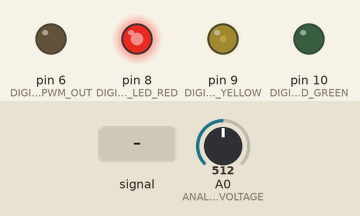
Bench run of a sketch on a simulated Arduino Uno, built with avr-gcc and run on an emulated ATmega328P. Shown: output pins drawn as LEDs (lit = HIGH). The test bench sets the inputs (shaded band); at power-on: A0 (ANALOG_PIN_FEEDBACK_VOLTAGE) = 512.

Above: at 1.2 s.
1.3 s: A0 (ANALOG_PIN_FEEDBACK_VOLTAGE) fed a 200 Hz sine of ±460 counts around its level
At 1.7 s:
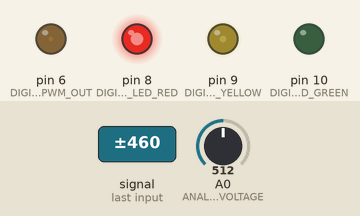
3.3 s: A0 (ANALOG_PIN_FEEDBACK_VOLTAGE) set to 122
At 4.1 s:
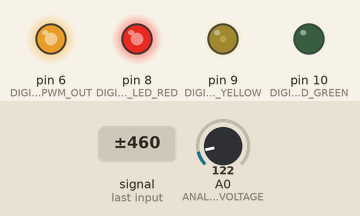
Timing chart, 0 to 6.3 s (numbered marks = the images above; inputs shaded):
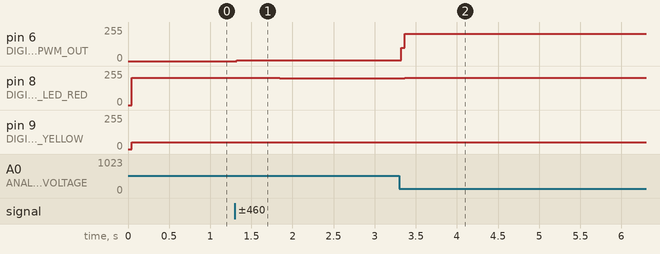

Measured:
- after the input at 1.3 s, pin 6 (DIGITAL_PIN_PWM_OUT): 0/255 → 6/255 at once; pin 8 (DIGITAL_PIN_LED_RED): 206/255 → 200/255 after 0.54 s
- after the input at 3.3 s, pin 6 (DIGITAL_PIN_PWM_OUT): 6/255 → 204/255 at once; pin 8 (DIGITAL_PIN_LED_RED): 200/255 → 206/255 after 0.06 s

The sketch:

ArduinoBoostConverter.ino
```cpp
// Includes, etc.

// void ConstantVoltage(float);
// float ReadOutputVoltage(void);

// #define _DEBUG_    1

// Define the input & output pins we are going to use

#define DIGITAL_PIN_PWM_OUT           6
#define ANALOG_PIN_FEEDBACK_VOLTAGE   0

#define DIGITAL_PIN_LED_RED           8
#define DIGITAL_PIN_LED_YELLOW        9
#define DIGITAL_PIN_LED_GREEN         10

// LED helpers

#define RedLED() {digitalWrite(DIGITAL_PIN_LED_RED, true); digitalWrite(DIGITAL_PIN_LED_YELLOW, false); digitalWrite(DIGITAL_PIN_LED_GREEN, false);}
#define YellowLED() {digitalWrite(DIGITAL_PIN_LED_RED, false); digitalWrite(DIGITAL_PIN_LED_YELLOW, true); digitalWrite(DIGITAL_PIN_LED_GREEN, false);}
#define GreenLED() {digitalWrite(DIGITAL_PIN_LED_RED, false); digitalWrite(DIGITAL_PIN_LED_YELLOW, false); digitalWrite(DIGITAL_PIN_LED_GREEN, true);}

// It is a good idea to limit the duty cycle that is driving the transistor charging the inductor
// A duty cycle of 100% (255) would create a short circuit
// We are going to limit at around 80%: 255/100*80 = 204
//
// 100% -> 255
// 90%  -> 229.5
// 80%  -> 204
// 70%  -> 178.5
// 60%  -> 153
// 50%  -> 127.5
// ...

#define PWM_MAX      204

// ... and a value to start with

#define PWM_START    0

// The constant voltage we want to see

#define TARGET_VOLTAGE       12.0

// The output voltage is measured using a 15:1 voltage divider feeding back data to analog pin 0
// It does not hurt to specify the exact resistor values, if you want to sync theory and real world data coming from your multimeter

#define VOLTAGE_DIVIDER_R1    140000.0    // 150,000
#define VOLTAGE_DIVIDER_R2    9840.0      // 10,000

#define VOLTAGE_MULTIPLIER (VOLTAGE_DIVIDER_R1 / VOLTAGE_DIVIDER_R2)

// Maximum voltage we can feed to our analog inputs ...

#define MAXIMUM_ADC_VOLTAGE  5.0

// ... and the maximum value from the ADC

#define MAXIMUM_ADC_VALUE    1023.0

// Minimum voltage delta we can detect at the ADC

#define MINIMUM_ADC_VOLTAGE_DELTA  (MAXIMUM_ADC_VOLTAGE / MAXIMUM_ADC_VALUE)

// And the minimum voltage delta we are able to detect before it goes through the voltage divider

#define MINIMUM_VOLTAGE_DELTA (MINIMUM_ADC_VOLTAGE_DELTA * VOLTAGE_MULTIPLIER)

// If we are off by x * MINIMUM_VOLTAGE_DELTA let us rush the adjustment

#define SPIKE_FACTOR          20

// We have to adjust the PWM prescaler to increase the frequency

void setup() {
  // Setup PWM frequency - we want it to be as fast as possible
  // See here for more details:
  // http://arduino-info.wikispaces.com/Arduino-PWM-Frequency

  TCCR0B = TCCR0B & (0b11111000 | 0b00000001);

#ifdef _DEBUG_
  // Setup serial console

  Serial.begin(9600);
  Serial.println("Serial console initialized.");
#endif

  // Setup PWM output

  pinMode(DIGITAL_PIN_PWM_OUT, OUTPUT);

  // Start with the requested value for the duty cycle to start with - 0 if unchanged

  analogWrite(DIGITAL_PIN_PWM_OUT, PWM_START);

  // Setup LED outputs

  pinMode(DIGITAL_PIN_LED_RED, OUTPUT);
  pinMode(DIGITAL_PIN_LED_YELLOW, OUTPUT);
  pinMode(DIGITAL_PIN_LED_GREEN, OUTPUT);

  // Setup LEDs

  RedLED();
}

void loop() {
  // All we have to do here is calling the ConstantVoltage function
  // If anything goes wrong the function will return

  ConstantVoltage(TARGET_VOLTAGE);

  // ... and something went wrong ?!

#ifdef _DEBUG_
  Serial.println("How did we get here: Target voltage either to high or to low?");
  Serial.println("Giving up ...");
#endif
}

// Function to adjust the PWM duty cycle

void ConstantVoltage(float TargetVoltage) {
  float Voltage = 0.0;
  int pwm = PWM_START;
  int LoopCounter = 0;

  // Loop forever

  while(true) {
    // Let us start by reading the current voltage

    Voltage = ReadOutputVoltage();

#ifdef _DEBUG_
    // Show what we have

    Serial.print("Target: ");
    Serial.print(TargetVoltage);
    Serial.print("; Actual: ");
    Serial.print(Voltage);
    Serial.print("; PWM: ");
    Serial.print(pwm);
    Serial.print("; min. delta: ");
    Serial.print(MINIMUM_VOLTAGE_DELTA);
    Serial.print("; ");
#endif

    // Decide what to do

    if((LoopCounter % 2) == 0) {
      // Way too low ?

      if((Voltage + (SPIKE_FACTOR * MINIMUM_VOLTAGE_DELTA)) < TargetVoltage) {
        // Increase the PWM duty cycle

        pwm += (SPIKE_FACTOR/2);

        if(pwm > PWM_MAX) pwm = PWM_MAX;

#ifdef _DEBUG_
        Serial.print("too low; ");
#endif

        // Turn on the red LED

        RedLED();
      }

      // Spike ?

      if((Voltage - (SPIKE_FACTOR * MINIMUM_VOLTAGE_DELTA)) > TargetVoltage) {
        // Decrease the PWM duty cycle

        pwm -= (SPIKE_FACTOR/2);

        if(pwm < PWM_START) pwm = PWM_START;

#ifdef _DEBUG_
        Serial.print("spike; ");
#endif

        // Turn on the red LED

        RedLED();
      }
    }

    if((LoopCounter % 8) == 0) {
      // Increase duty cycle ?

      if((Voltage + MINIMUM_VOLTAGE_DELTA) < TargetVoltage) {
        // Check for error condition

        if(pwm >= PWM_MAX) {
          Serial.print("Error: Reached maximum duty cycle (");
          Serial.print(PWM_MAX);
          Serial.print("); ");
        }

        // Increase the PWM duty cycle

        if(pwm < PWM_MAX) pwm++;

#ifdef _DEBUG_
        Serial.print("increase");
#endif

        // Turn on the yellow LED

        YellowLED();
      }

      // Decrease duty cycle ?

      if((Voltage - MINIMUM_VOLTAGE_DELTA) > TargetVoltage) {
        // Check for error condition

        if(pwm <= PWM_START) {
          Serial.print("Error: Reached minimum duty cycle (");
          Serial.print(PWM_START);
          Serial.print("); ");
        }

        // Decrease the PWM duty cycle

        if(pwm > PWM_START) pwm--;

#ifdef _DEBUG_
        Serial.print("decrease");
#endif

        // Turn on the yellow LED

        YellowLED();
      }
    }

    // Set the new value of the duty cycle

    analogWrite(DIGITAL_PIN_PWM_OUT, pwm);

    // Increase the loop counter

    LoopCounter++;
    Serial.println();

    if(((Voltage - MINIMUM_VOLTAGE_DELTA) < TargetVoltage) && (TargetVoltage < (Voltage + MINIMUM_VOLTAGE_DELTA))) {
      // Turn on the green LED - we are well on range of our target voltage

      GreenLED();
    }
  } // End of while(true)

#ifdef _DEBUG_
  Serial.println("Error: How did we break out of an infinite loop? (ConstantVoltage)");
#endif

  return;
}

// Function to read the real voltage taking into account the voltage divider being used

float ReadOutputVoltage(void) {
  float U = 0.0;

  U = (float)analogRead(ANALOG_PIN_FEEDBACK_VOLTAGE) * MINIMUM_VOLTAGE_DELTA;

  return(U);
}
```
